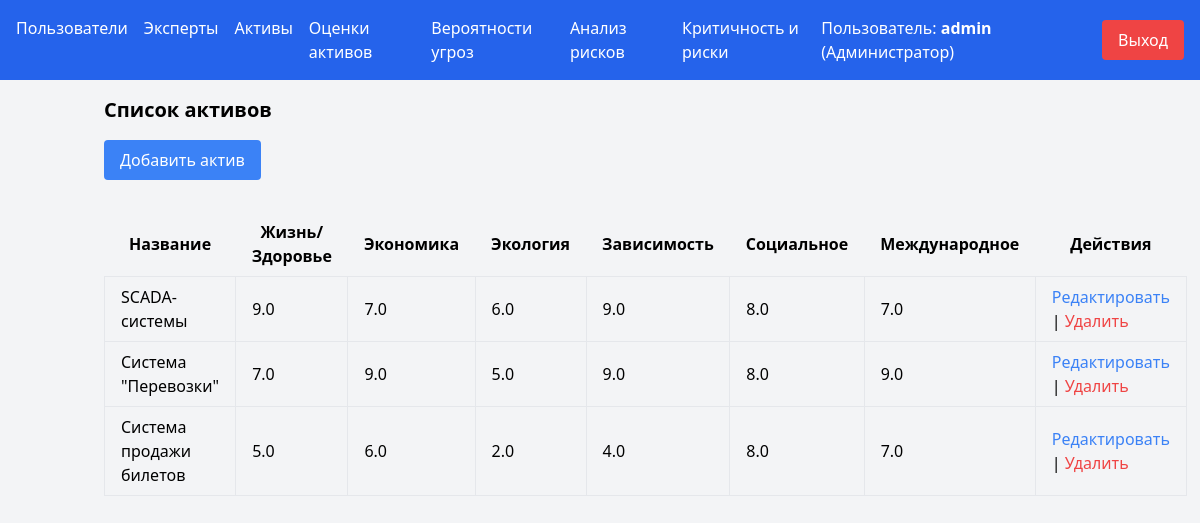
Screenshot of /assets (signed in) with the database file from the repository.
### tables this page shows
CREATE TABLE assets (
                id INTEGER PRIMARY KEY AUTOINCREMENT,
                name TEXT NOT NULL UNIQUE,
                life_health REAL,
                economy REAL,
                ecology REAL,
                dependency REAL,
                social REAL,
                international REAL,
                threat_probability REAL
            );

### app.py (the view)
@app.route('/assets')
@login_required
def list_assets():
    with sqlite3.connect('risk_assessment.db') as conn:
        cursor = conn.cursor()
        cursor.execute('SELECT id, name, life_health, economy, ecology, dependency, social, international, threat_probability FROM assets')
        assets = cursor.fetchall()
    return render_template('assets.html', assets=assets)

### app.py (called while the page is built)
def login_required(f):
    @wraps(f)
    def decorated_function(*args, **kwargs):
        if 'user_id' not in session:
            flash('Пожалуйста, войдите в систему для доступа к этой странице.')
            return redirect(url_for('login'))
        return f(*args, **kwargs)
    return decorated_function

### templates/assets.html
{% extends "index.html" %}
{% block content %}
    <h2 class="text-xl font-semibold mb-4">Список активов</h2>
    <a href="{{ url_for('add_asset') }}" class="bg-blue-500 text-white px-4 py-2 rounded mb-4 inline-block">Добавить актив</a>
    <table class="table-auto w-full mt-4">
        <thead>
            <tr>
                <th class="px-4 py-2">Название</th>
                <th class="px-4 py-2">Жизнь/Здоровье</th>
                <th class="px-4 py-2">Экономика</th>
                <th class="px-4 py-2">Экология</th>
                <th class="px-4 py-2">Зависимость</th>
                <th class="px-4 py-2">Социальное</th>
                <th class="px-4 py-2">Международное</th>
                <th class="px-4 py-2">Действия</th>
            </tr>
        </thead>
        <tbody>
            {% for asset in assets %}
                <tr>
                    <td class="border px-4 py-2">{{ asset[1] }}</td>
                    <td class="border px-4 py-2">{{ asset[2] }}</td>
                    <td class="border px-4 py-2">{{ asset[3] }}</td>
                    <td class="border px-4 py-2">{{ asset[4] }}</td>
                    <td class="border px-4 py-2">{{ asset[5] }}</td>
                    <td class="border px-4 py-2">{{ asset[6] }}</td>
                    <td class="border px-4 py-2">{{ asset[7] }}</td>
                    <td class="border px-4 py-2">
                        <a href="{{ url_for('edit_asset', id=asset[0]) }}" class="text-blue-500 hover:underline">Редактировать</a> |
                        <form action="{{ url_for('delete_asset', id=asset[0]) }}" method="POST" style="display:inline;" onsubmit="return confirm('Вы уверены, что хотите удалить этот актив?');">
                            <button type="submit" class="text-red-500 hover:underline">Удалить</button>
                        </form>
                    </td>
                </tr>
            {% endfor %}
        </tbody>
    </table>
{% endblock %}

### rows the page displays
assets: name "SCADA-системы", life_health "9.0", economy "7.0", ecology "6.0", dependency "9.0", social "8.0", international "7.0"
assets: name "Система \"Перевозки\"", life_health "7.0", economy "9.0", ecology "5.0", dependency "9.0", social "8.0", international "9.0"
assets: name "Система продажи билетов", life_health "5.0", economy "6.0", ecology "2.0", dependency "4.0", social "8.0", international "7.0"

### other values shown
{{ session.get('username') }} "admin"
{{ 'Администратор' if session.get('role') == 'admin' else 'Эксперт' }} "Администратор"
